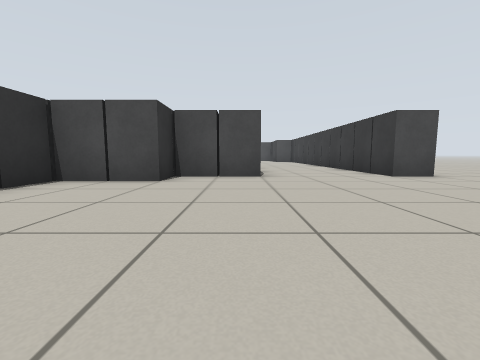
view 1 (above)

17 first-person views from a walk through a Gazebo world. The camera is 0.5 m above the floor, tilts 6° down and sees 90° across. The floor is counted in squares, 1 m on a side. Each view is taken from the middle of a square. On the plan, view 1 faces up. The plan holds only what a view shows up to about 9 squares ahead; the rest is blank. The place goes on beyond the plan.

view 2
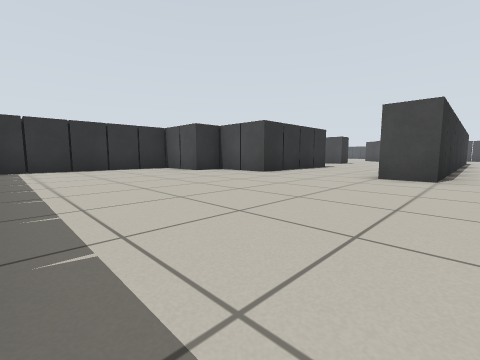

view 3
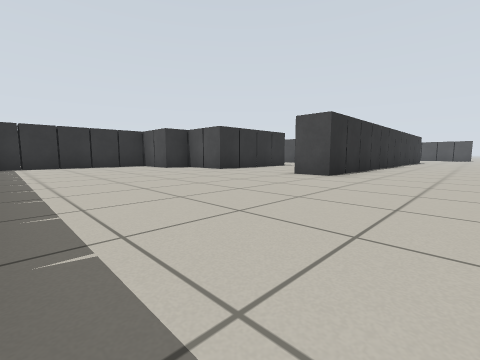

view 4
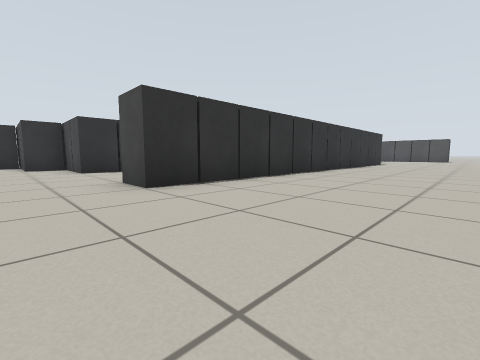

view 5
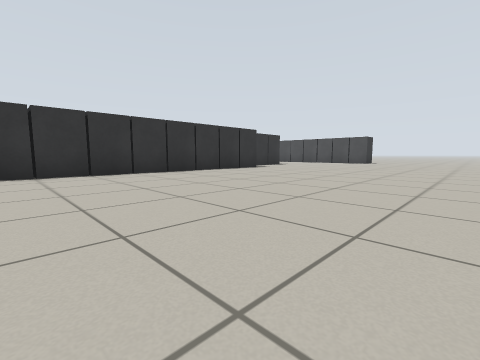

view 6
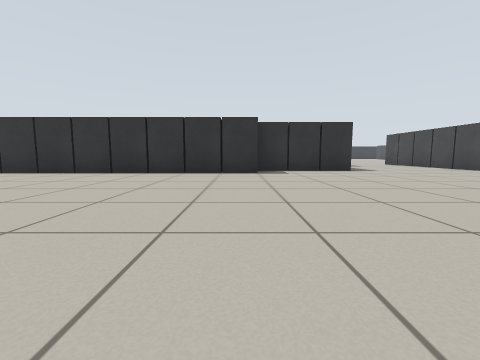

view 7
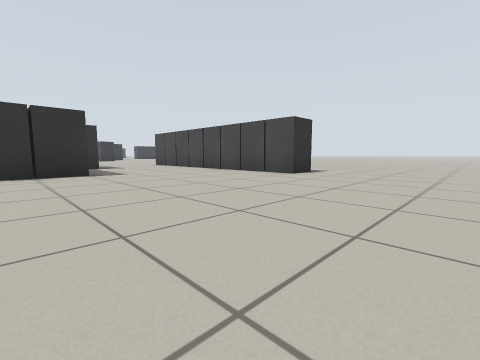

view 8
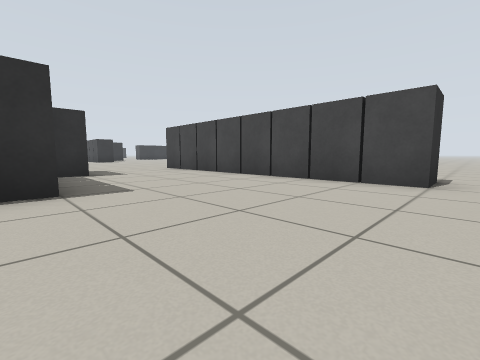

view 9
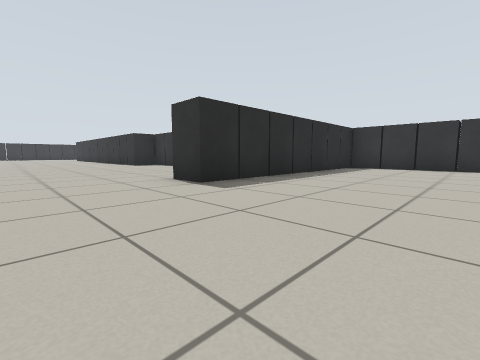

view 10
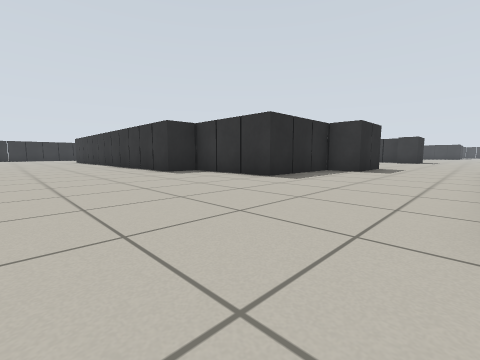

view 11
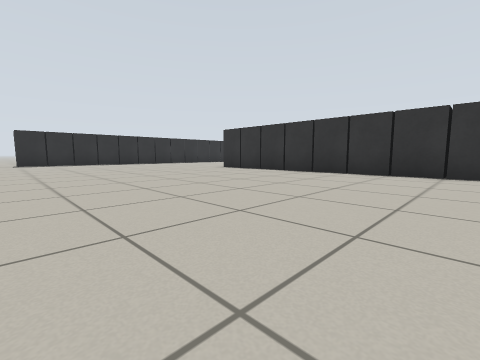

view 12
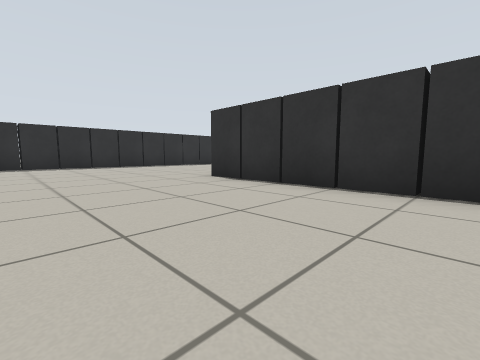

view 13
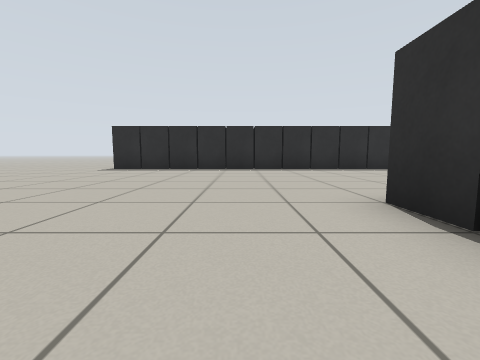

view 14
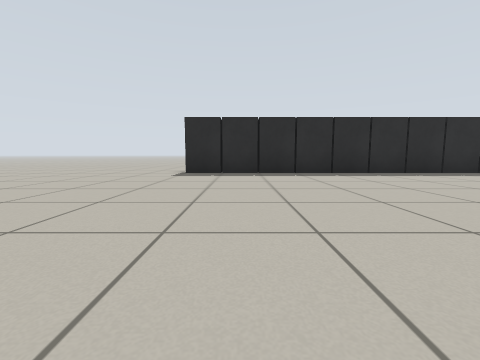

view 15
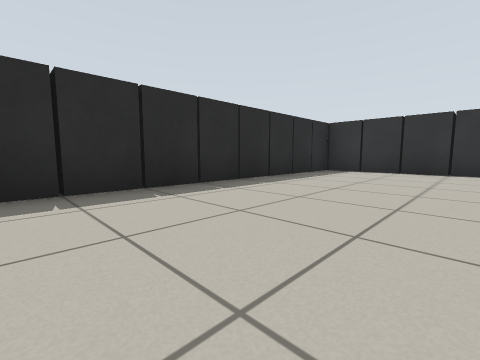

view 16
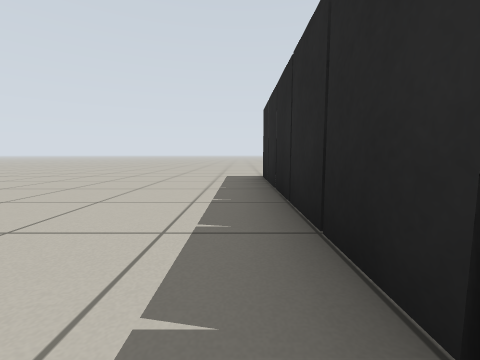

view 17
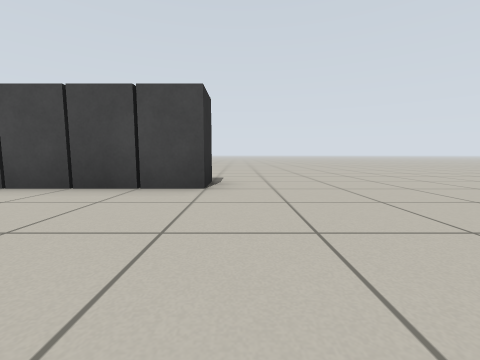

### Floor plan
Points are (right, up) in squares from view 1. A wall is a line through its corners. A room is listed if a view was taken in it or the views show most of it. See-through windows are left out.
Room 1 (views 1, 2, 3, 4, 5, 6, 7, 8, 9, 10, 11, 12, 13, 14, 15, 16, 17)
walls: (0.5, 5.5) (-1.9, 5.5); (-1.5, 21.5) (0.5, 21.5) (0.5, 20.5) (3.5, 20.5) (3.5, 17.5) (4.5, 17.5) (4.5, 5.5) (3.5, 5.5); (-1.5, 5.8) (-1.5, 4.5) (-4.4, 4.5); (-3.5, 4.6) (-3.5, -0.5) (10.5, -0.5); (-0.5, 29) (-0.5, 25.5) (6.5, 25.5) (6.5, 24.5) (-1.4, 24.5)
ways out: opening at (-1, 23); opening at (2, 5); opening at (11.5, -1)

Positions as (right, up) in squares from view 1, and headings:
1: (0, 0), facing up
2: (5, 0), facing up-left
3: (7, 0), facing up-left
4: (8, 4), facing up-left
5: (11, 10), facing up-left
6: (11, 17), facing left
7: (10, 19), facing up-left
8: (7, 20), facing up-left
9: (9, 29), facing down-left
10: (8, 24), facing down-left
11: (11, 13), facing down-left
12: (8, 10), facing down-left
13: (6, 8), facing down
14: (9, 6), facing down
15: (4, 3), facing down-left
16: (5, 0), facing right
17: (7, 21), facing up
